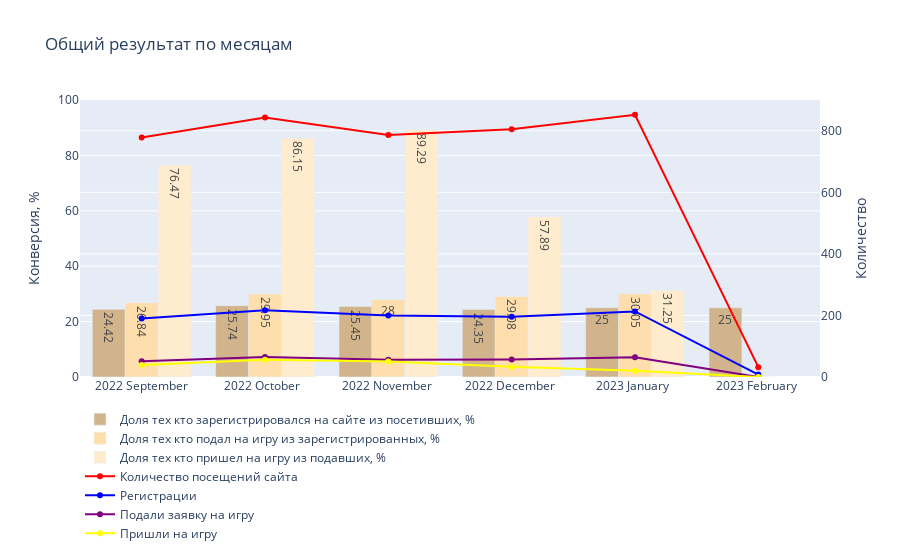

Notebook code cell kept with this figure:
### Code cell
#а теперь все на одной картинке (не знаю зачем это нужно)


fig = go.Figure()

fig.add_trace(go.Bar(
    x=df_months['year_month'],
    y=df_months['conversion_reg'],
    name="Доля тех кто зарегистрировался на сайте из посетивших, %",
    marker_color='tan',
    text=df_months['conversion_reg'].round(2)
))

fig.add_trace(go.Bar(
    x=df_months['year_month'],
    y=df_months['conversion_app'],
    name="Доля тех кто подал на игру из зарегистрированных, %",
    marker_color='navajowhite',
    text=df_months['conversion_app'].round(2)
))

fig.add_trace(go.Bar(
    x=df_months['year_month'],
    y=df_months['conversion_game'],
    name="Доля тех кто пришел на игру из подавших, %",
    marker_color='blanchedalmond',
    text=df_months['conversion_game'].round(2)
))

fig.add_trace(go.Scatter(
    x=df_months['year_month'],
    y=df_months['visitors'],
    mode='lines+markers+text',
    marker_color='red', 
    name='Количество посещений сайта',
    textposition="top center",
    yaxis='y2'
))


fig.add_trace(go.Scatter(
    x=df_months['year_month'],
    y=df_months['registered'],
    yaxis="y2",
    name="Регистрации",
    marker_color='blue',
    text=df_months['registered']
))

fig.add_trace(go.Scatter(
    x=df_months['year_month'],
    y=df_months['applied'],
    yaxis="y2",
    name="Подали заявку на игру",
    marker_color='purple',
    text=df_months['applied']
))

fig.add_trace(go.Scatter(
    x=df_months['year_month'],
    y=df_months['played'],
    yaxis="y2",
    mode='lines+markers', 
    name='Пришли на игру',
    marker_color='yellow',
    text=df_months['played']
))

fig.update_layout(
    legend=dict(orientation="h"),
    title='Общий результат по месяцам',
    yaxis=dict(
        title=dict(text="Конверсия, %"),
        side="left",
        range=[0, 100]
    ),
    yaxis2=dict(
        title=dict(text="Количество"),
        side="right",
        range=[0, 900],
        overlaying="y"
    )
)

fig.show()

### Figure 1 — Plotly figure (JSON) as saved in the notebook; plotly's stock layout.template omitted (floating-point values rounded to 4 significant figures)
{"data": [{"marker": {"color": "tan"}, "name": "Доля тех кто зарегистрировался на сайте из посетивших, %", "text": [24.42, 25.74, 25.45, 24.35, 25, 25], "type": "bar", "x": ["2022 September", "2022 October  ", "2022 November ", "2022 December ", "2023 January  ", "2023 February "], "y": [24.42, 25.74, 25.45, 24.35, 25, 25]}, {"marker": {"color": "navajowhite"}, "name": "Доля тех кто подал на игру из зарегистрированных, %", "text": [26.84, 29.95, 28, 29.08, 30.05, 0], "type": "bar", "x": ["2022 September", "2022 October  ", "2022 November ", "2022 December ", "2023 January  ", "2023 February "], "y": [26.84, 29.95, 28.0, 29.08, 30.05, 0]}, {"marker": {"color": "blanchedalmond"}, "name": "Доля тех кто пришел на игру из подавших, %", "text": [76.47, 86.15, 89.29, 57.89, 31.25, null], "type": "bar", "x": ["2022 September", "2022 October  ", "2022 November ", "2022 December ", "2023 January  ", "2023 February "], "y": [76.47, 86.15, 89.29, 57.89, 31.25, null]}, {"marker": {"color": "red"}, "mode": "lines+markers+text", "name": "Количество посещений сайта", "textposition": "top center", "type": "scatter", "x": ["2022 September", "2022 October  ", "2022 November ", "2022 December ", "2023 January  ", "2023 February "], "y": [778, 843, 786, 805, 852, 32], "yaxis": "y2"}, {"marker": {"color": "blue"}, "name": "Регистрации", "text": [190, 217, 200, 196, 213, 8], "type": "scatter", "x": ["2022 September", "2022 October  ", "2022 November ", "2022 December ", "2023 January  ", "2023 February "], "y": [190, 217, 200, 196, 213, 8], "yaxis": "y2"}, {"marker": {"color": "purple"}, "name": "Подали заявку на игру", "text": [51, 65, 56, 57, 64, 0], "type": "scatter", "x": ["2022 September", "2022 October  ", "2022 November ", "2022 December ", "2023 January  ", "2023 February "], "y": [51, 65, 56, 57, 64, 0], "yaxis": "y2"}, {"marker": {"color": "yellow"}, "mode": "lines+markers", "name": "Пришли на игру", "text": [39, 56, 50, 33, 20, 0], "type": "scatter", "x": ["2022 September", "2022 October  ", "2022 November ", "2022 December ", "2023 January  ", "2023 February "], "y": [39, 56, 50, 33, 20, 0], "yaxis": "y2"}], "layout": {"legend": {"orientation": "h"}, "title": {"text": "Общий результат по месяцам"}, "yaxis": {"range": [0, 100], "side": "left", "title": {"text": "Конверсия, %"}}, "yaxis2": {"overlaying": "y", "range": [0, 900], "side": "right", "title": {"text": "Количество"}}}}
